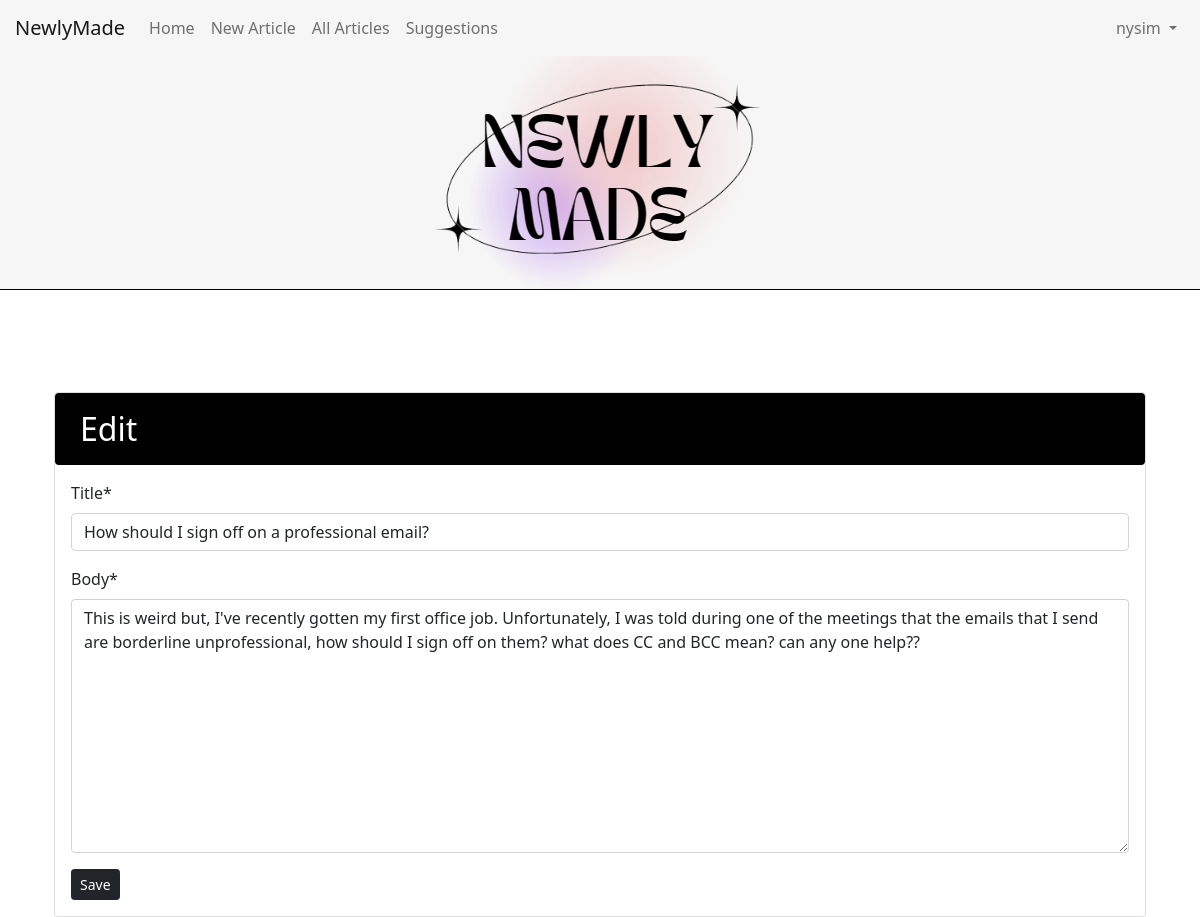
Screenshot of /articles/27/edit/ (signed in) with the database file from the repository.
### accounts/models.py (models this page shows)
class CustomUser(AbstractUser):
    age = models.PositiveIntegerField(null=True, blank=True)

### articles/models.py (models this page shows, shortened)
class Article(models.Model):
    title = models.CharField(max_length=255)
    body = models.TextField()
    date = models.DateTimeField(auto_now=True)
    author = models.ForeignKey(
        settings.AUTH_USER_MODEL,
        on_delete=models.CASCADE,
    )
    class Meta:
        ordering = ['-date']

### articles/views.py (the view)
# urls.py: path("<int:pk>/edit/", ArticleUpdateView.as_view(),
class ArticleUpdateView(LoginRequiredMixin, UpdateView):
    model = Article
    fields = (
        "title",
        "body",
    )
    template_name = "article_edit.html"
    success_url = reverse_lazy('article_list')

### templates/article_edit.html (shortened to what this page needs)
{% extends "base.html" %}
{% load crispy_forms_tags %}
{% block content %}
<div class="container mt-5">
    <div class="card">
        <div class="card" style="background-color: #000000; color: white; padding-top: 1rem; padding-bottom: 1rem; padding-left: 1.5rem; padding-right: 1.5rem;">
            <h2 class="mb-0">Edit</h2>
        </div>
        <div class="card-body">
            <form action="" method="post" class="needs-validation" novalidate>
                {{ form|crispy }}
                <button class="btn btn-dark btn-sm" type="submit">Save</button>
            </form>
        </div>
    </div>
</div>
{% endblock content %}

### templates/base.html (shortened to what this page needs)
{% load static %}
<!DOCTYPE html>
<html lang="en">
<head>
    <link href="https://cdn.jsdelivr.net/npm/bootstrap@5.1.3/dist/css/bootstrap.min.css" rel="stylesheet">
</head>
<body>
    <header class="p-3 border-bottom">
        <nav class="navbar navbar-expand-lg navbar-light fixed-top border-1px;" style="background-color: #F6F6F6;">
            <div class="container-fluid">
                <a class="navbar-brand" href="{% url 'home' %}">
                    NewlyMade
                </a>
                <div class="collapse navbar-collapse" id="navbarNav">
                    <ul class="navbar-nav me-auto mb-2 mb-lg-0">
                        <li class="nav-item">
                            <a class="nav-link{% if request.path == '/' %} active{% endif %}" href="{% url 'home' %}">Home</a>
                        </li>
                        {% if user.is_authenticated %}
                        <li class="nav-item">
                            <a class="nav-link{% if request.path == '/article/new/' %} active{% endif %}" href="{% url 'article_new' %}">New Article</a>
                        </li>
                        <li class="nav-item">
                            <a class="nav-link{% if request.path == '/article/list/' %} active{% endif %}" href="{% url 'article_list' %}">All Articles</a>
                        </li>
                        <li class="nav-item">
                            <a class="nav-link" href="https://forms.office.com/r/hVucxuiRqR">Suggestions</a>
                        </li>
                        {% endif %}
                    </ul>
                    <ul class="navbar-nav">
                        {% if user.is_authenticated %}
                        <li class="nav-item dropdown">
                            <a class="nav-link dropdown-toggle" href="#" id="navbarDropdown" role="button" data-bs-toggle="dropdown" aria-expanded="false">
                                {{ user.username }}
                            </a>
                        </li>
                        {% endif %}
                    </ul>
                </div>
            </div>
        </nav>
    </header>
    <div class="container-fluid" style="border: 10px; overflow: hidden; width: 100%; height: 32vh; background-color: #F6F6F6; display: flex; justify-content: center; align-items: center;">
        <img src="{% static 'new.png' %}" style="overflow: hidden" alt="Logo">
    </div>
    <div class="container-fluid" style="background-color: black; width: 100%; height: 1px;"></div>
    <main class="container mt-4" style="padding-top: 30px;">
        {% block content %}{% endblock content %}
    </main>
</body>
</html>

### templates/base.html (style rules this page uses)
body { background-color: f6f6f6; background-size: 80px 80px; background-position: 0 0,40px 40px; }
.navbar { width: 100%; }
.container-fluid { padding-right: 15px; padding-left: 15px; margin-right: auto; margin-left: auto; }

### rows the page displays
CustomUser: username "nysim"
Article: title "How should I sign off on a professional email?", body "This is weird but, I've recently gotten my first office job. Unfortunately, I was told during one of the meetings that the emails that I send are borderline unprofessional, how should I sign off on them? what does CC and BCC mean? can any one help??"
